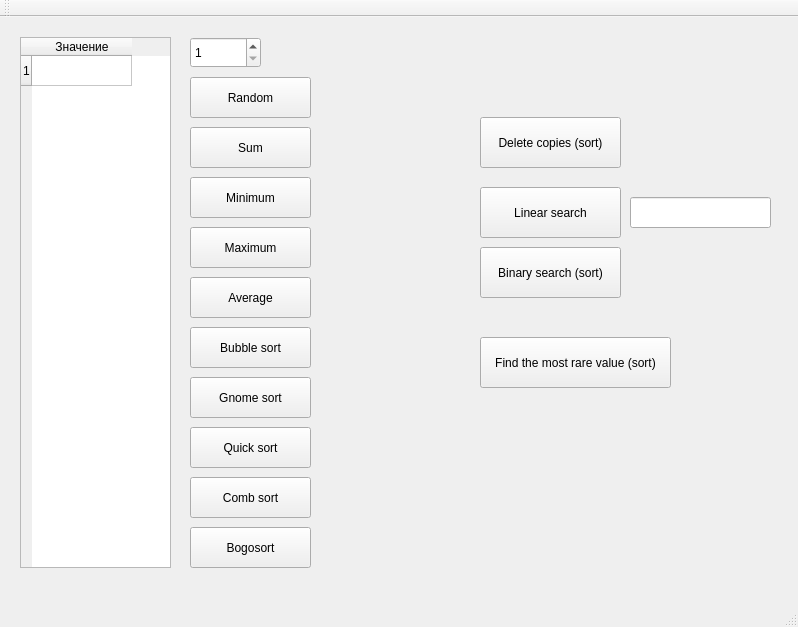
<?xml version="1.0" encoding="UTF-8"?>
<ui version="4.0">
 <class>MainWindow</class>
 <widget class="QMainWindow" name="MainWindow">
  <property name="geometry">
   <rect>
    <x>0</x>
    <y>0</y>
    <width>798</width>
    <height>627</height>
   </rect>
  </property>
  <property name="windowTitle">
   <string>MainWindow</string>
  </property>
  <widget class="QWidget" name="centralwidget">
   <widget class="QSpinBox" name="spinBox">
    <property name="geometry">
     <rect>
      <x>190</x>
      <y>20</y>
      <width>71</width>
      <height>31</height>
     </rect>
    </property>
    <property name="minimum">
     <number>1</number>
    </property>
   </widget>
   <widget class="QTableWidget" name="tableWidget">
    <property name="geometry">
     <rect>
      <x>20</x>
      <y>20</y>
      <width>151</width>
      <height>531</height>
     </rect>
    </property>
    <property name="rowCount">
     <number>1</number>
    </property>
    <property name="columnCount">
     <number>1</number>
    </property>
    <row/>
    <column>
     <property name="text">
      <string>Значение</string>
     </property>
    </column>
   </widget>
   <widget class="QPushButton" name="pushButtonRandom">
    <property name="geometry">
     <rect>
      <x>190</x>
      <y>60</y>
      <width>121</width>
      <height>41</height>
     </rect>
    </property>
    <property name="text">
     <string>Random</string>
    </property>
   </widget>
   <widget class="QPushButton" name="pushButtonSum">
    <property name="geometry">
     <rect>
      <x>190</x>
      <y>110</y>
      <width>121</width>
      <height>41</height>
     </rect>
    </property>
    <property name="text">
     <string>Sum</string>
    </property>
   </widget>
   <widget class="QLabel" name="labelResult">
    <property name="geometry">
     <rect>
      <x>327</x>
      <y>109</y>
      <width>131</width>
      <height>41</height>
     </rect>
    </property>
    <property name="font">
     <font>
      <pointsize>12</pointsize>
      <bold>true</bold>
     </font>
    </property>
    <property name="text">
     <string/>
    </property>
   </widget>
   <widget class="QPushButton" name="pushButtonMin">
    <property name="geometry">
     <rect>
      <x>190</x>
      <y>160</y>
      <width>121</width>
      <height>41</height>
     </rect>
    </property>
    <property name="text">
     <string>Minimum</string>
    </property>
   </widget>
   <widget class="QPushButton" name="pushButtonMax">
    <property name="geometry">
     <rect>
      <x>190</x>
      <y>210</y>
      <width>121</width>
      <height>41</height>
     </rect>
    </property>
    <property name="text">
     <string>Maximum</string>
    </property>
   </widget>
   <widget class="QPushButton" name="pushButtonAverage">
    <property name="geometry">
     <rect>
      <x>190</x>
      <y>260</y>
      <width>121</width>
      <height>41</height>
     </rect>
    </property>
    <property name="text">
     <string>Average</string>
    </property>
   </widget>
   <widget class="QPushButton" name="pushButtonSort1">
    <property name="geometry">
     <rect>
      <x>190</x>
      <y>310</y>
      <width>121</width>
      <height>41</height>
     </rect>
    </property>
    <property name="text">
     <string>Bubble sort</string>
    </property>
   </widget>
   <widget class="QPushButton" name="pushButtonSort2">
    <property name="geometry">
     <rect>
      <x>190</x>
      <y>360</y>
      <width>121</width>
      <height>41</height>
     </rect>
    </property>
    <property name="text">
     <string>Gnome sort</string>
    </property>
   </widget>
   <widget class="QPushButton" name="pushButtonSort3">
    <property name="geometry">
     <rect>
      <x>190</x>
      <y>410</y>
      <width>121</width>
      <height>41</height>
     </rect>
    </property>
    <property name="text">
     <string>Quick sort</string>
    </property>
   </widget>
   <widget class="QPushButton" name="pushButtonSort4">
    <property name="geometry">
     <rect>
      <x>190</x>
      <y>460</y>
      <width>121</width>
      <height>41</height>
     </rect>
    </property>
    <property name="text">
     <string>Comb sort</string>
    </property>
   </widget>
   <widget class="QPushButton" name="pushButtonSort5">
    <property name="geometry">
     <rect>
      <x>190</x>
      <y>510</y>
      <width>121</width>
      <height>41</height>
     </rect>
    </property>
    <property name="text">
     <string>Bogosort</string>
    </property>
   </widget>
   <widget class="QPushButton" name="pushButtonCopies">
    <property name="geometry">
     <rect>
      <x>480</x>
      <y>100</y>
      <width>141</width>
      <height>51</height>
     </rect>
    </property>
    <property name="text">
     <string>Delete copies (sort)</string>
    </property>
   </widget>
   <widget class="QPushButton" name="pushButtonSearch1">
    <property name="geometry">
     <rect>
      <x>480</x>
      <y>170</y>
      <width>141</width>
      <height>51</height>
     </rect>
    </property>
    <property name="text">
     <string>Linear search</string>
    </property>
   </widget>
   <widget class="QLineEdit" name="lineEditSearch">
    <property name="geometry">
     <rect>
      <x>630</x>
      <y>180</y>
      <width>141</width>
      <height>31</height>
     </rect>
    </property>
    <property name="font">
     <font>
      <pointsize>10</pointsize>
     </font>
    </property>
    <property name="text">
     <string/>
    </property>
   </widget>
   <widget class="QPushButton" name="pushButtonSearch2">
    <property name="geometry">
     <rect>
      <x>480</x>
      <y>230</y>
      <width>141</width>
      <height>51</height>
     </rect>
    </property>
    <property name="text">
     <string>Binary search (sort)</string>
    </property>
   </widget>
   <widget class="QPushButton" name="pushButtonFrequency">
    <property name="geometry">
     <rect>
      <x>480</x>
      <y>320</y>
      <width>191</width>
      <height>51</height>
     </rect>
    </property>
    <property name="text">
     <string>Find the most rare value (sort)</string>
    </property>
   </widget>
  </widget>
  <widget class="QMenuBar" name="menubar">
   <property name="geometry">
    <rect>
     <x>0</x>
     <y>0</y>
     <width>798</width>
     <height>21</height>
    </rect>
   </property>
  </widget>
  <widget class="QStatusBar" name="statusbar"/>
  <widget class="QToolBar" name="toolBar">
   <property name="windowTitle">
    <string>toolBar</string>
   </property>
   <attribute name="toolBarArea">
    <enum>TopToolBarArea</enum>
   </attribute>
   <attribute name="toolBarBreak">
    <bool>false</bool>
   </attribute>
  </widget>
 </widget>
 <resources/>
 <connections/>
</ui>
